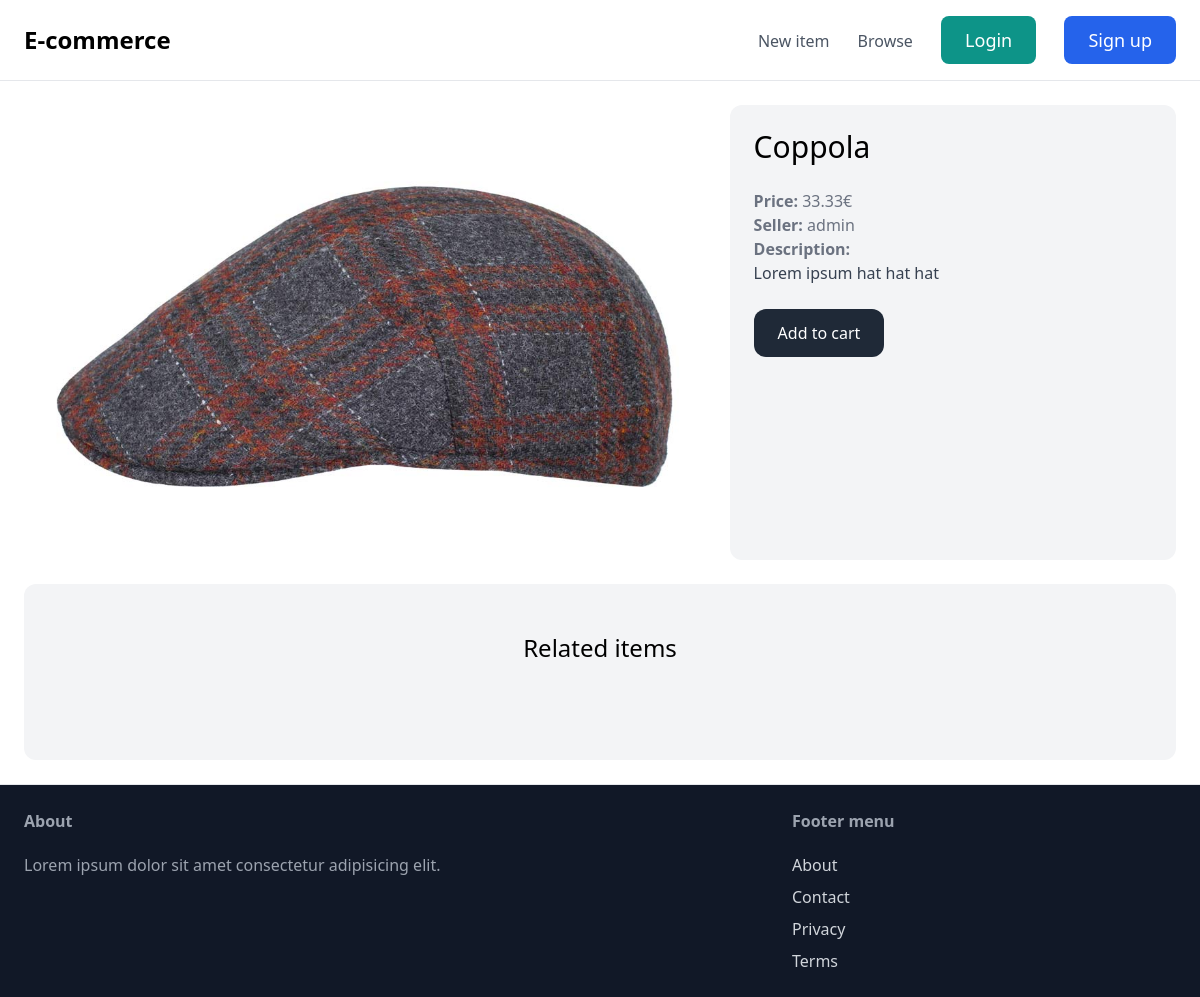
/items/2/, run on an earlier commit of the app's database.
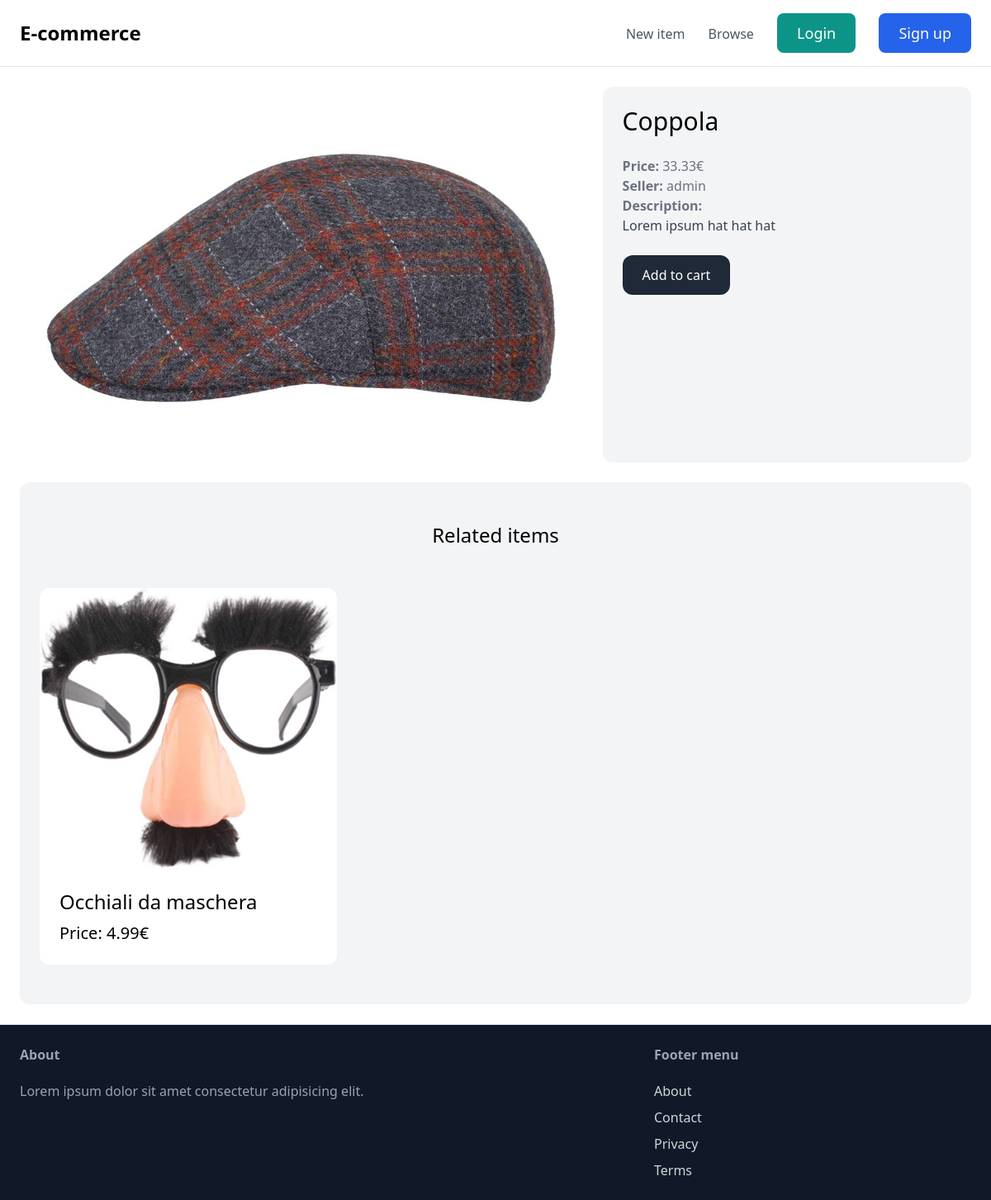
And on a later commit of the database.
### item/models.py (models this page shows, shortened)
class Item(models.Model):
    category = models.ForeignKey('Category', related_name='items', on_delete=models.CASCADE)
    name = models.CharField(max_length=255)
    description = models.TextField(blank=True, null=True)
    price = models.FloatField()
    image = models.ImageField(upload_to='items_images', blank=True, null=True)
    is_sold = models.BooleanField(default=False)
    created_at = models.DateTimeField(auto_now_add=True)
    created_by = models.ForeignKey(User, related_name='items', on_delete=models.CASCADE)
    class Meta:
        ordering = ('name',)

### item/views.py (the view)
# urls.py: urlpatterns = [path('<int:pk>/', views.detail, name='detail')]
def detail(request, pk):
    item = get_object_or_404(Item, pk=pk)
    related_items = Item.objects.filter(category=item.category, is_sold=False).exclude(pk=pk)[0:3]
    return render(request, 'item/detail.html', {'item': item, 'related_items': related_items})

### item/templates/item/detail.html (shortened to what this page needs)
{% extends 'core/base.html' %}
{% block content %}
    <div class="grid grid-cols-5 gap-6">
        <div class="col-span-3">
            <img src="{{ item.image.url }}" alt="{{ item.name }}" class="rounded-xl">
        </div>
        <div class="col-span-2 p-6 bg-gray-100 rounded-xl">
            <h1 class="mb-6 text-3xl">{{ item.name }}</h1>
            <p class="text-gray-500"><strong>Price: </strong>{{ item.price }}€</p>
            <p class="text-gray-500"><strong>Seller: </strong>{{ item.created_by.username }}</p>
            {% if item.description %}
            <p class="text-gray-700">
                <strong class="text-gray-500">Description: </strong><br>
                {{ item.description }}
            </p>
            {% endif %}
            <a href="#" class="inline-block mt-6 px-6 py-3 bg-gray-800 text-white rounded-xl">Add to cart</a>
        </div>
    </div>
    <div class="mt-6 px-6 py-12 bg-gray-100 rounded-xl">
        <h2 class="mb-12 text-2xl text-center">Related items</h2>
        <div class="grid grid-cols-3 gap-3">
            {% for item in related_items %}
                <div>
                    <a href="{% url 'item:detail' item.id %}">
                        <div>
                            <img src="{{ item.image.url }}" alt="{{ item.name }}" class="rounded-t-xl">
                        </div>
                        <div class="p-6 bg-white rounded-b-xl">
                            <h3 class="text-2xl">{{ item.name }}</h3>
                            <p class="mt-2 text-xl">Price: {{ item.price }}€</p>
                        </div>
                    </a>
                </div>
            {% endfor %}
        </div>
    </div>
{% endblock %}

What changed in the data, as far as the page shows it:
added Item: image (picture), name "Occhiali da maschera", price "4.99"
